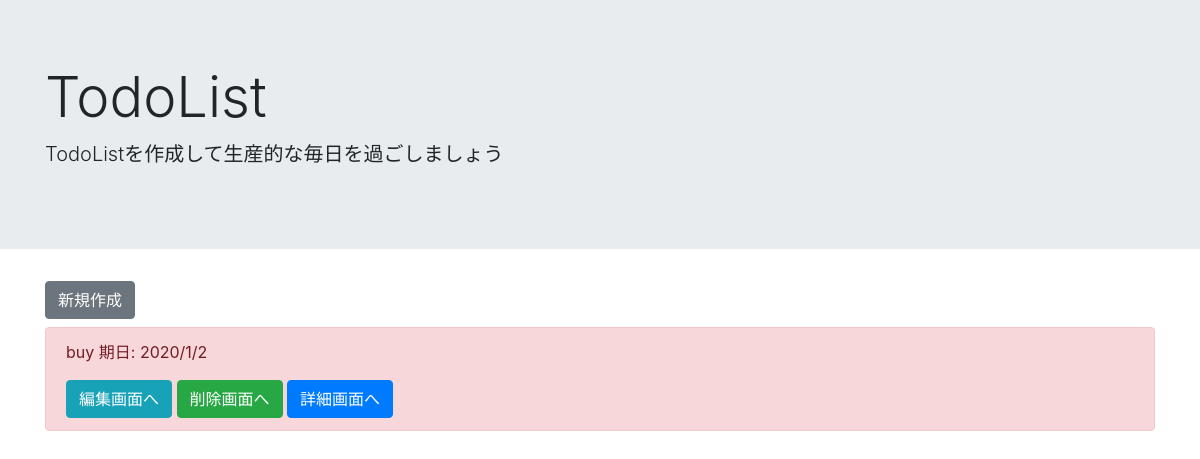
The page /list/ on the database as committed earlier.
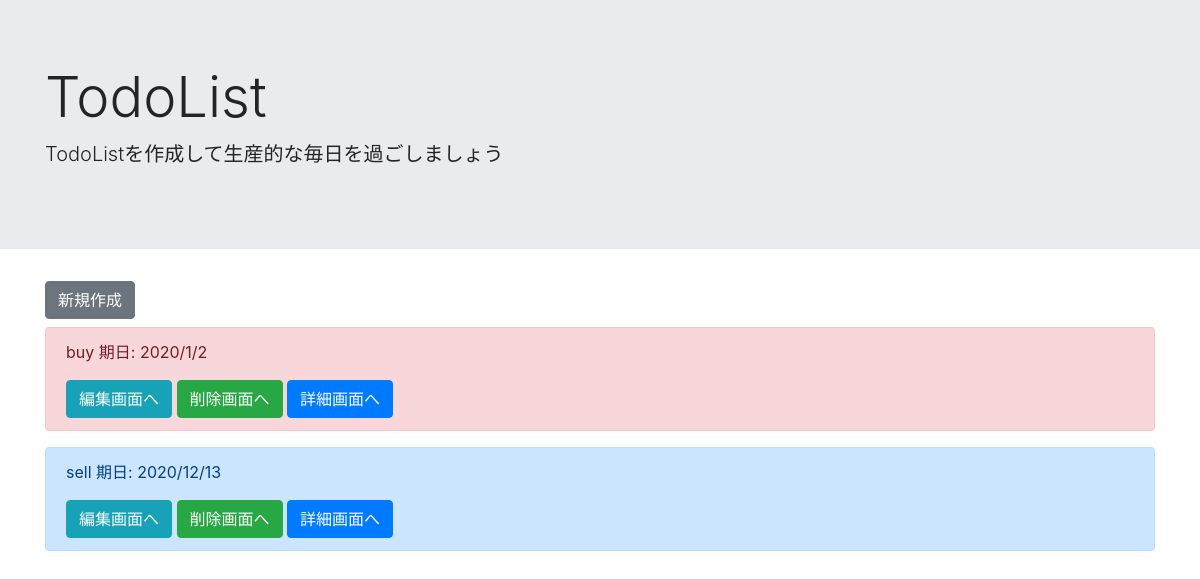
The same page on the database as committed later.
### todoapp/models.py (models this page shows, shortened)
class TodoModel(models.Model):
    title = models.CharField(max_length=100)
    memo = models.TextField()
    priority = models.CharField(
        max_length=50,
        choices= CHOISE
    )
    duedate = models.DateField()

### todoapp/views.py (the view)
# urls.py: path('list/', TodoList.as_view(), name='list'),
class TodoList(ListView):
    template_name = 'list.html'
    model = TodoModel

### templates/list.html
{% extends 'base.html' %}
{% block header %}
<div class="jumbotron jumbotron-fluid">
  <div class="container">
    <h1 class="display-4">TodoList</h1>
    <p class="lead">TodoListを作成して生産的な毎日を過ごしましょう</p>
  </div>
</div>
{% endblock header %}
{% block content %}
<div class="container">
    <a href="{% url 'create' %}" class="btn btn-secondary mb-2" tabindex="-1" role="button" aria-disabled="true">新規作成</a>
{% for item in object_list %}
    <div class="alert alert-{{ item.priority }}" role="alert">
        <p>{{ item.title }} 期日:{{item.duedate | date:" o/n/j"}}</p>
        <a href="{% url 'update' item.pk %}" class="btn btn-info" tabindex="-1" role="button" aria-disabled="true">編集画面へ</a>
        <a href="{% url 'delete' item.pk %}" class="btn btn-success" tabindex="-1" role="button" aria-disabled="true">削除画面へ</a>
        <a href="{% url 'detail' item.pk %}" class="btn btn-primary" tabindex="-1" role="button" aria-disabled="true">詳細画面へ</a>
    </div>
{% endfor %}
</div>
{% endblock content %}

### templates/base.html (shortened to what this page needs)
<!doctype html>
<html lang="ja">
  <head>
    <link rel="stylesheet" href="https://stackpath.bootstrapcdn.com/bootstrap/4.5.0/css/bootstrap.min.css">
  </head>
  <body>
    {% block header %}
    {% endblock header %}
    {% block content %}
    {% endblock content %}
  </body>
</html>

Rows that differ between the two databases and show on the page:
added TodoModel: title "sell", duedate "2020/12/13"
